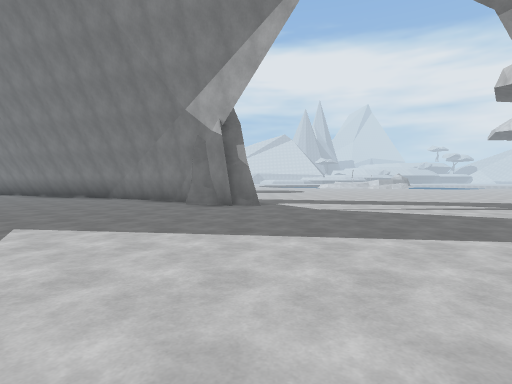
view 1 (above)

24 first-person views from a walk through a 3-D level made in the Unity game engine. The camera is 1.3 m above the floor, tilts 2° down and sees 80° across. The floor is counted in squares, 2 m on a side. Each view is taken from the middle of a square. On the plan, view 1 faces up. The plan holds only what a view shows up to about 10 squares ahead; the rest is blank. The place goes on beyond the plan. The player is left out. Surface patterns are stand-ins for the level's own textures.

view 2
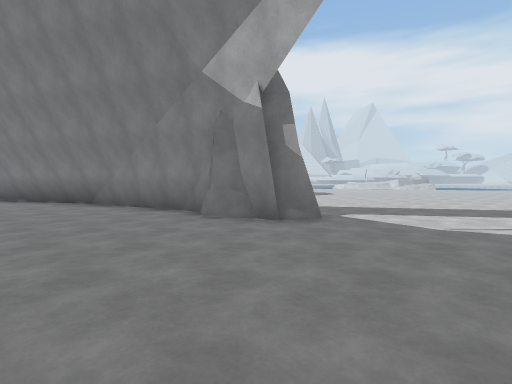

view 3
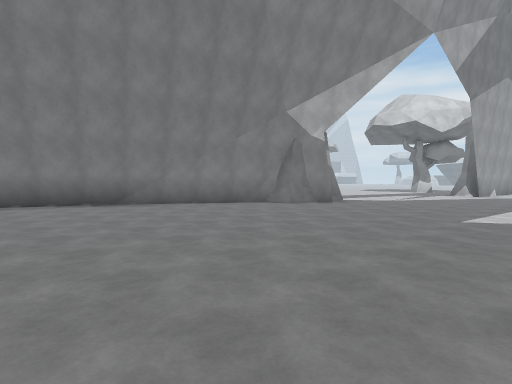

view 4
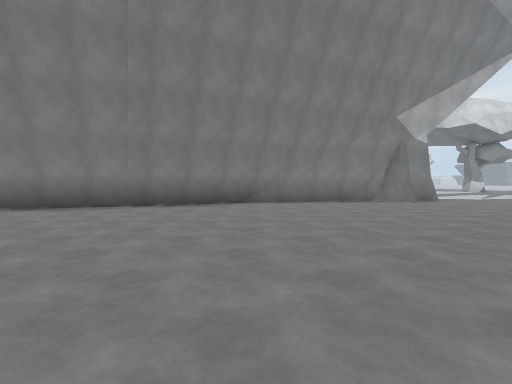

view 5
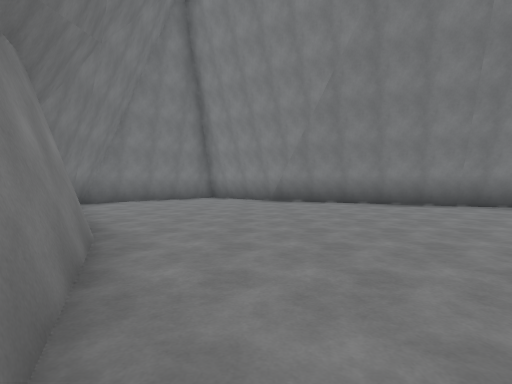

view 6
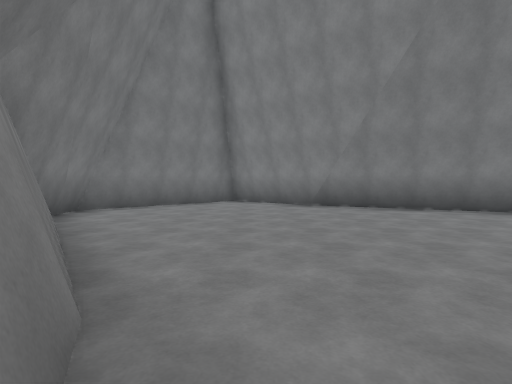

view 7
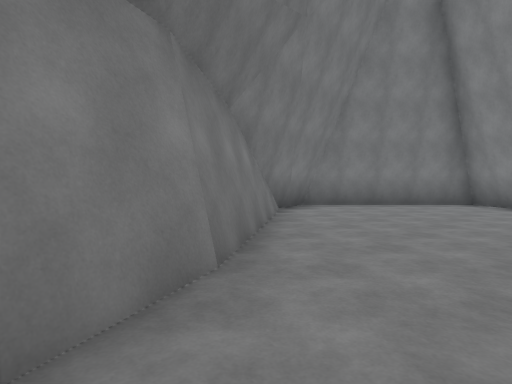

view 8
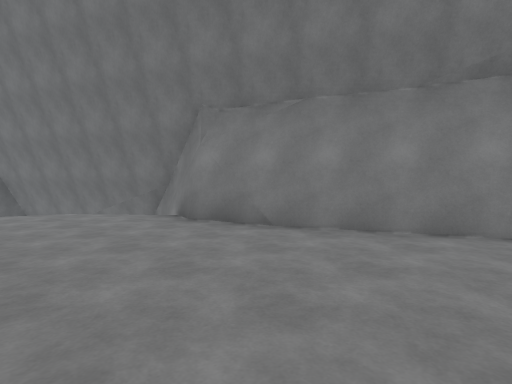

view 9
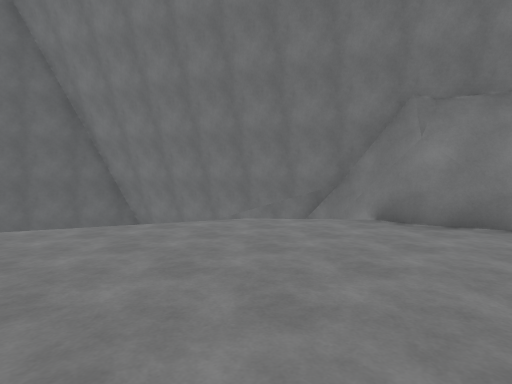

view 10
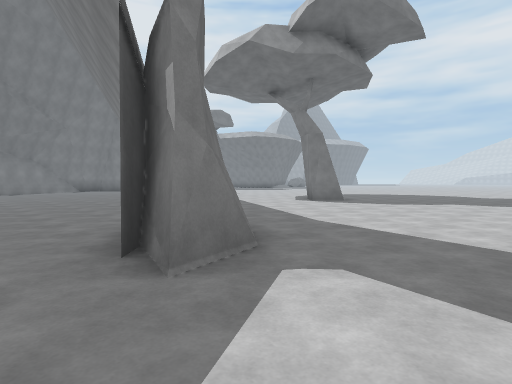

view 11
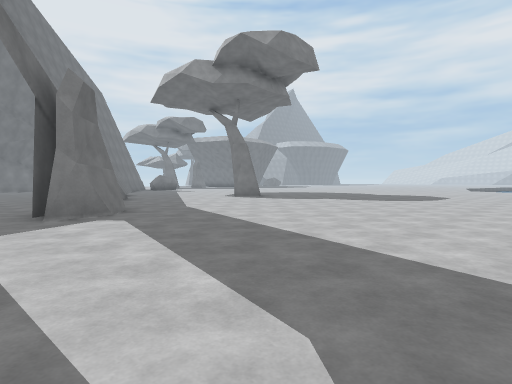

view 12
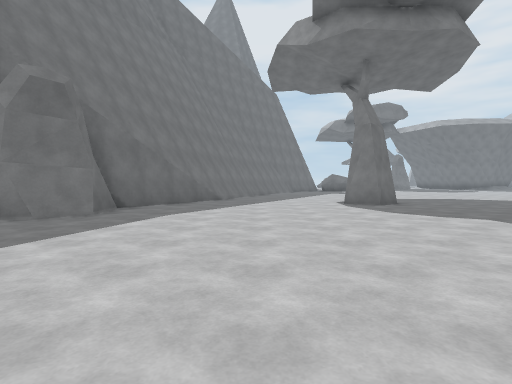

view 13
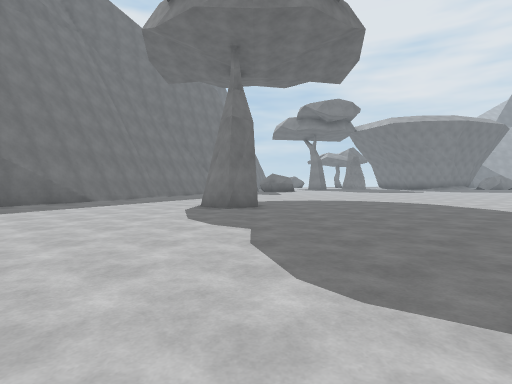

view 14
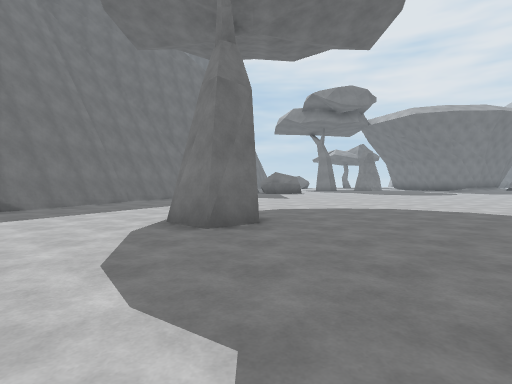

view 15
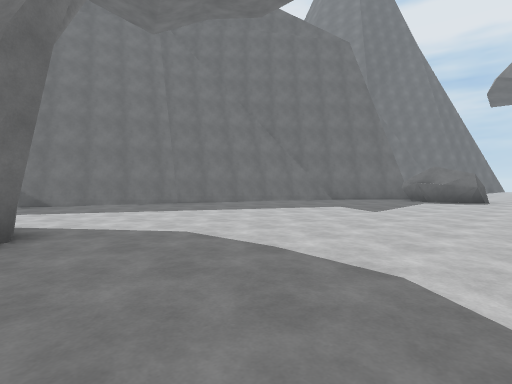

view 16
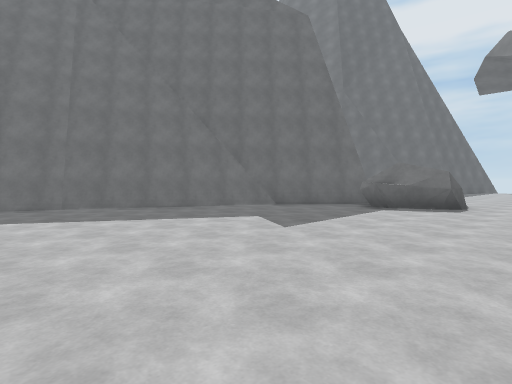

view 17
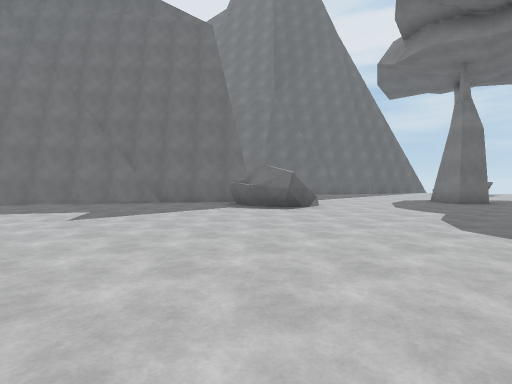

view 18
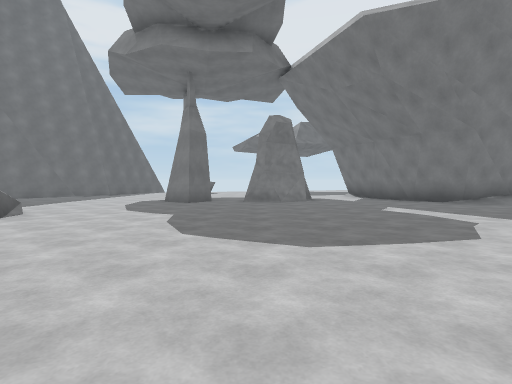

view 19
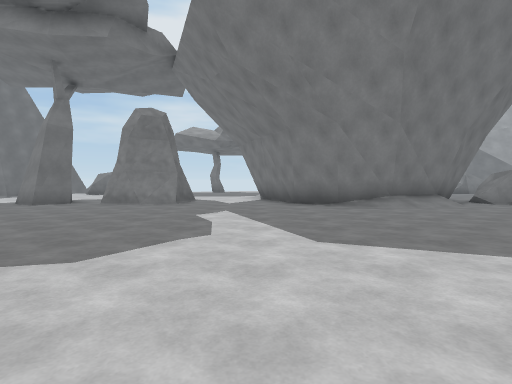

view 20
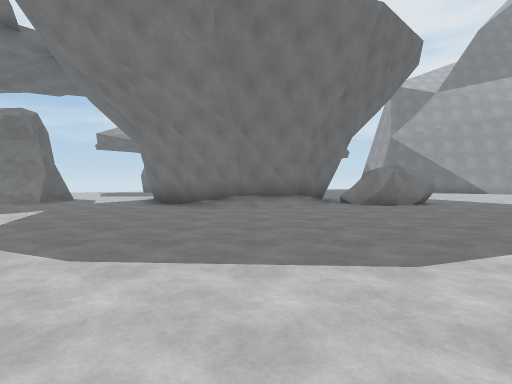

view 21
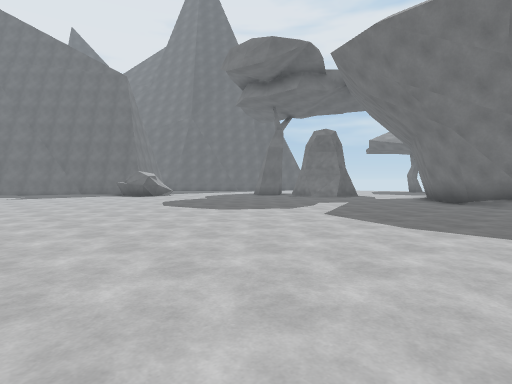

view 22
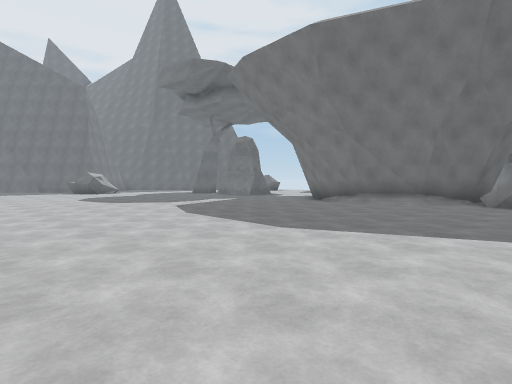

view 23
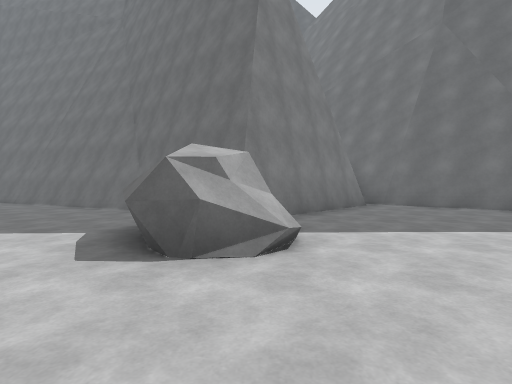

view 24
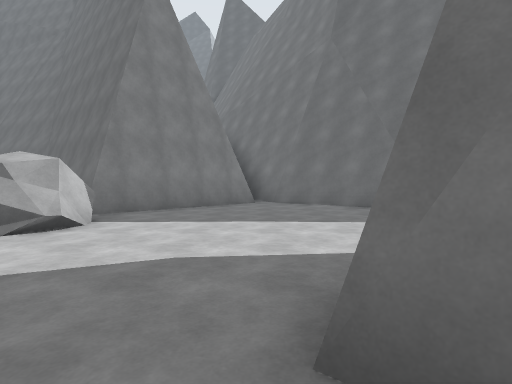

### Floor plan
Points are (right, up) in squares from view 1. A wall is a line through its corners. A room is listed if a view was taken in it or the views show most of it. See-through windows are left out.
Room 1 (views 1, 2, 3, 4, 5, 6, 7, 8, 9, 10, 11, 12, 13, 14, 15, 16, 17, 18, 19, 20, 21, 22, 23, 24)
walls: (-4, 17.1) (-3.3, 16.3) (-4, 15.7); (-5.7, 11.7) (-2.1, 9.4); (-4.5, 10.9) (-9, 12.6) (-4.5, 11); (-13.1, 14.7) (-15.7, 17) (-18.7, 13.9) (-18.6, 12.6); (-2.1, 9.7) (-1, 9.7) (-0.2, 9.1) (0, 8.2); (-13.3, 14.8) (-8.9, 12.6) (-13.6, 14.9); (-1.2, 9.7) (-0.1, 8.7) (-0.1, 8.2) (-1.8, 8.7) (-1.9, 9.2) (-2.6, 9.8); (-2, 9.3) (-5.4, 11.4); (-1.3, 8.6) (-0.6, 7.9) (-1.3, 8.6); (-15.4, 19.4) (-14.9, 19.3); (-15.8, 16.9) (-13.2, 14.6); (-16.2, 17.7) (-16.2, 18.6); (-15.9, 8.5) (-14, 4.2); (-18.6, 13) (-18.3, 11.4); (-18.9, 13.7) (-15.6, 17.1); (-16.2, 8.6) (-15.5, 7); (-18.7, 12.2) (-15.9, 8.2); (-19.7, 13.6) (-19, 12.7); (-15.3, 6.6) (-14.2, 4); (-19.9, 13.5) (-19.1, 12.5); (-20.2, 22.6) (-19.4, 22) (-19.9, 21.1); (-19.5, 24.7) (-19.7, 23.6); (-20.6, 14.3) (-19.6, 13.5); (-14.3, 4.7) (-14, 3.5) (-14.5, 1.5); (-20, 25.6) (-19.5, 24.8); (-20.2, 25.5) (-19.6, 24.3) (-19.7, 23.6); (-19.5, 29.2) (-20.6, 28.7); (-14.4, 2.2) (-13.1, -0.9); (-18.9, 31.6) (-19, 30.1) (-19.8, 29); (-19.5, 33.3) (-18.8, 31.4); (-18.9, 35.3) (-19.8, 34.8); (-20.6, 34.3) (-19.5, 33.1); (-19.2, 36.6) (-19.2, 35.7) (-19, 35.4) (-19.8, 35); (-19.4, 36.5) (-19.5, 35.8)
low walls: (-8.9, 12.9) (-5.5, 11.6); (-8.8, 12.8) (-13.6, 15.2); (-5.1, 11.3) (-8.9, 12.7); (-13.5, 15.1) (-8.8, 12.7); (-0.5, 9.4) (-0.2, 9.1); (-14.9, 19.3) (-14.7, 18.9); (-15.6, 17.1) (-13.5, 15.2); (-15.9, 18.4) (-15.6, 18.9) (-15.2, 19.2); (-16.1, 19.2) (-15.4, 19.5); (-16.3, 18.4) (-16.4, 19) (-16.1, 19.4); (-16.4, 18) (-16.4, 18.5); (-18.9, 13.9) (-18.8, 13); (-18.9, 13.1) (-18.7, 12.2); (-19.7, 25.2) (-19.5, 24.7); (-14.5, 1.5) (-13.9, 0.4); (-19.5, 34.9) (-20, 34.5); (-19, 35.4) (-19.3, 34.9)

Where each view was taken, in squares from view 1:
view 1: 0 up, 0 right, facing up
view 2: 3 up, 1 left, facing up
view 3: 3 up, 9 left, facing up-right
view 4: 5 up, 12 left, facing up-right
view 5: 5 up, 14 left, facing up
view 6: 7 up, 15 left, facing up
view 7: 7 up, 14 left, facing up-left
view 8: 8 up, 11 left, facing down-left
view 9: 5 up, 9 left, facing down-left
view 10: 7 up, 2 right, facing up-left
view 11: 7 up, 6 right, facing up-left
view 12: 13 up, 5 right, facing left
view 13: 17 up, 4 right, facing left
view 14: 17 up, 1 right, facing left
view 15: 21 up, 4 left, facing down-left
view 16: 21 up, 7 left, facing down-left
view 17: 24 up, 9 left, facing down-left
view 18: 24 up, 10 left, facing left
view 19: 28 up, 11 left, facing left
view 20: 32 up, 11 left, facing left
view 21: 32 up, 9 left, facing down-left
view 22: 36 up, 10 left, facing down-left
view 23: 22 up, 16 left, facing down
view 24: 23 up, 19 left, facing down
